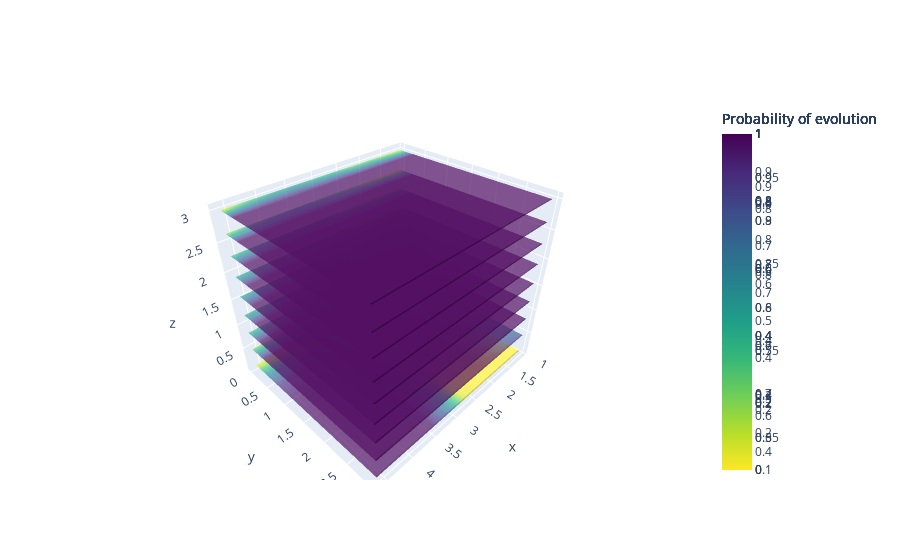

Notebook code cell kept with this figure:
### Code cell
import plotly.graph_objects as go
fig = go.Figure(
    data=[go.Surface(z=x_values[ix]*np.ones((len(R0s), len(kappa_s))) , x=R0s, y=np.log10(kappa_s_plot), opacity=0.7, surfacecolor= proba_phase_diag[:,ix,:], colorscale='Viridis_r', colorbar=dict(title='Probability of evolution')) for ix in range(len(x_values))],
)

fig.show()
